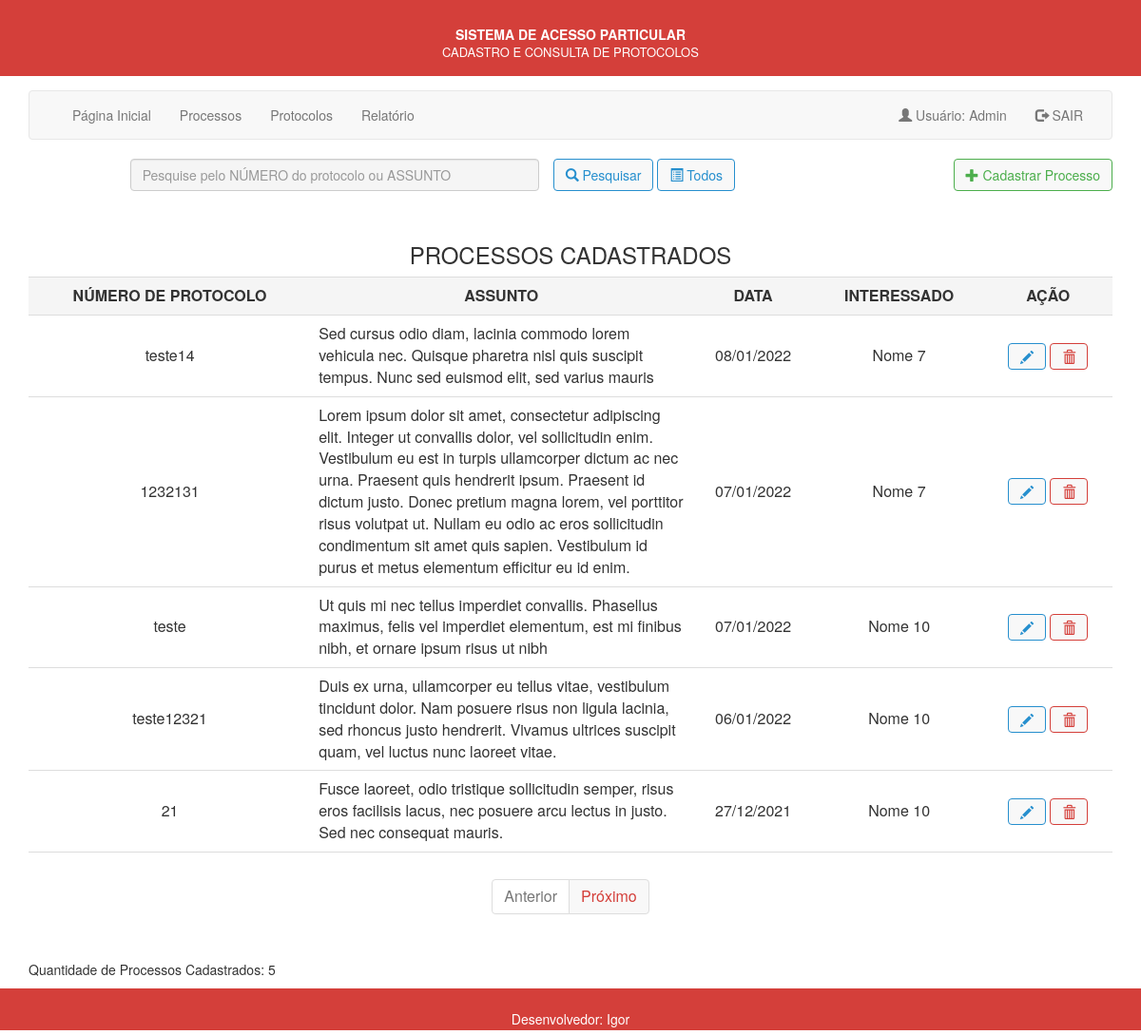
The page /processo.php?pg=1 (signed in) on the database as committed earlier.
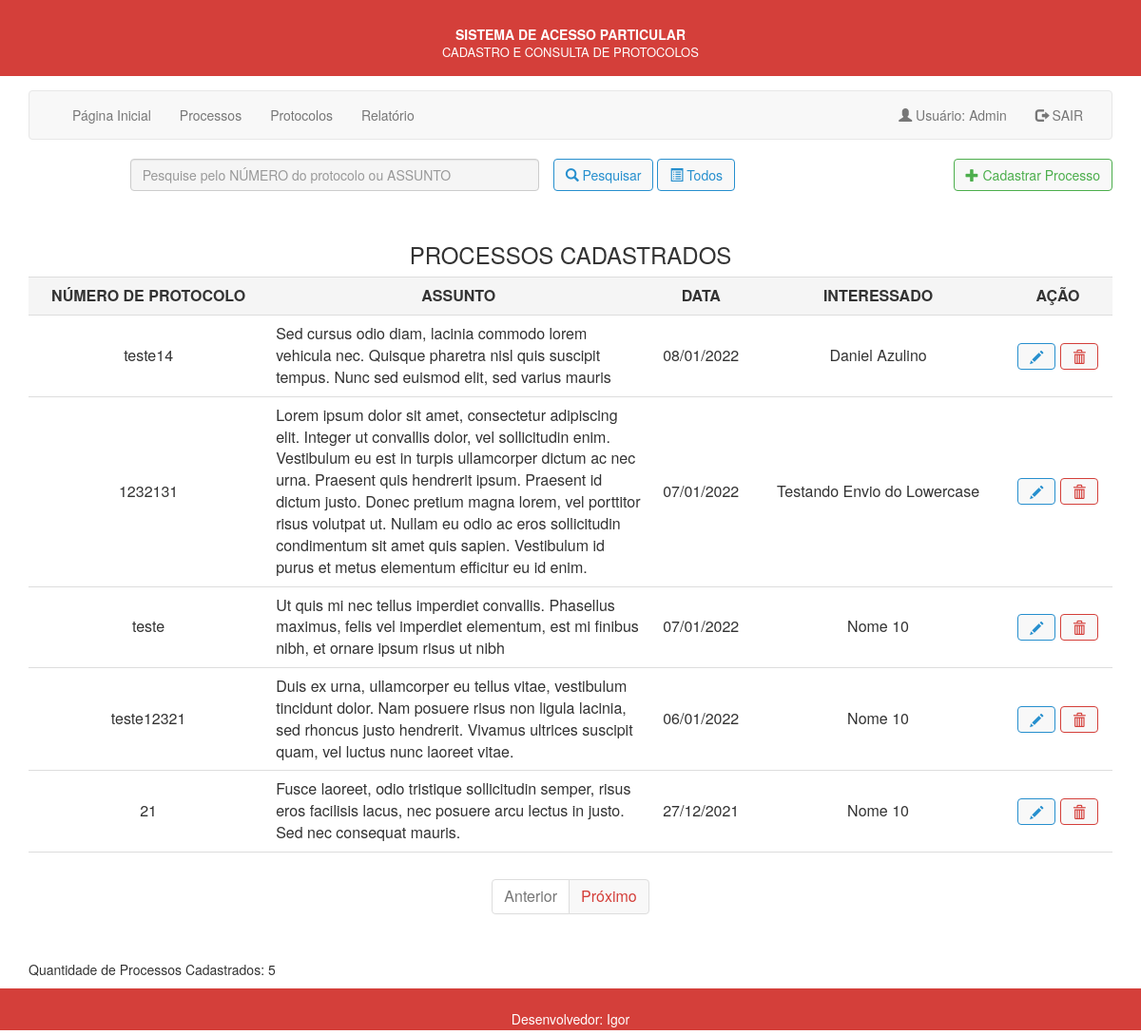
The same page on the database as committed later.
### tables this page shows
CREATE TABLE `tab_processos` (
  `id` int(11) NOT NULL,
  `nprotocolo` varchar(20) DEFAULT NULL,
  `assunto` text DEFAULT NULL,
  `data` date DEFAULT NULL,
  `hora` time DEFAULT NULL,
  `destino` varchar(100) DEFAULT NULL,
  `interessado` varchar(100) DEFAULT NULL,
  `arquivo` varchar(50) DEFAULT NULL
);

### Utils.php (called while the page is built, shortened)
<?php
function getListaPaginada($lista, $quantPorPag)
{
    $sizeList = (is_array($lista) ? sizeof($lista) : 0);
    if ($sizeList > 0) {
        return array_chunk($lista, $quantPorPag);
    } else return ['erro' => true, 'mensagem' => 'A lista n�«ªo pode ser paginada!'];
}

### processo.php (the view, shortened to what this page needs)
<?php
require 'Utils.php';
$termo = (isset($_GET['termo'])) ? $_GET['termo'] : '';
$page = $_GET['pg'];
if (empty($termo)):
	$conexao = conexao::getInstance();
	$sql = 'SELECT id, nprotocolo, assunto, data, hora, destino, interessado, arquivo FROM tab_processos ORDER BY data DESC, hora DESC';
	$stm = $conexao->prepare($sql);
	$stm->execute();
	$processos = $stm->fetchAll(PDO::FETCH_OBJ);
endif;
?>
<?php include 'header.php';?>
<!DOCTYPE html>
<html>
<head>
	<link rel="stylesheet" type="text/css" href="css/css/bootstrap.min.css">
	<link rel="stylesheet" type="text/css" href="css/bootstrap.min.css">
	<link rel="stylesheet" type="text/css" href="css/estilo.css">
</head>
<body>
	<div class='container'>
		<fieldset>
			<form action="" method="get" id='form-contato' class="form-horizontal col-md-10">
				<label class="col-md-1 control-label" for="termo"></label>
				<div class='col-md-6'>
			    	<input type="text" class="form-control" id="termo" name="termo" placeholder="Pesquise pelo NÚMERO do protocolo ou ASSUNTO">
				</div>
			    <button type="submit" class="btn btn-primary"><span class="glyphicon glyphicon-search"></span> Pesquisar</button>
			    <a href='processo.php' class="btn btn-primary"><span class="glyphicon glyphicon-list-alt"></span> Todos</a>
			</form>
			<a href='cadastro.php' class="btn btn-success pull-right"><span class="glyphicon glyphicon-plus"> </span>  Cadastrar Processo</a>
			<br />
			<?php
			if (!empty($processos)) {
            $processosPag = getListaPaginada($processos, 10);
            $pages = sizeof($processosPag);
            ?>
			<h3 style="text-align:center;">PROCESSOS CADASTRADOS</h3>
				<table class="table table-hover">
					<tr class='active'>
						<th>NÚMERO DE PROTOCOLO</th>
						<th>ASSUNTO</th>
						<th>DATA</th>
						<th>INTERESSADO</th>
						<th>AÇÃO</th>
					</tr>
					<?php
						foreach ($processosPag[$page - 1] as $processo) {
                    ?>
                    <tr>
							<td><?=$processo->nprotocolo?></td>
							<td class="p-assunto"><?=$processo->assunto?></td>
							<td><?php echo date('d/m/Y', strtotime($processo->data));?></td>
							<td><?=$processo->interessado?></td>
							<td>
							<a href='editar.php?id=<?=$processo->id?>' class="btn btn-primary" title="Editar processo"> <span class="glyphicon glyphicon-pencil"></span> </a>
								<a href='javascript:void(0)' class="btn btn-danger link_exclusao" rel="<?=$processo->id?>" title="Excluir processo"><span class="glyphicon glyphicon-trash"></span> </a>
							</td>
						</tr>
                    <?php
                }
                ?>
				<td colspan="6">
				<nav aria-label="paginacao">
					  <ul class="pagination">
						<?php
                                $back = ($page > 1 ? '' : "class='disabled' ");
                                ?>
						<li <?= $back ?> class="page-item"><a class="page-link" href="?pg=<?php echo($page > 1 ? $page - 1 : $page); ?>">Anterior</a></li>
						<li class="page-item"><a class="page-link" href="?pg=<?php echo($page < $pages ? $page + 1 : $page); ?>">Próximo</a></li>
					  </ul>
				</nav>
				</td>
				</table>
		<?php } else { ?>
				<h3 class="text-center text-primary">Não existem processos cadastrados!</h3>
		<?php } ?>
		<th class="col-md-4">Quantidade de Processos Cadastrados:
                <?php
				$conexao = conexao::getInstance();
				$sql = ('SELECT COUNT(*) FROM tab_processos');
				$stm = $conexao->prepare($sql);
				$stm->execute();
                $contador = (int) $stm->fetchColumn(0);
                if ($contador > 0) {
                    echo " $contador <br />";
                }
                ?>
		</th>
		</fieldset>
	</div>
<?php include 'footer.php'; ?>
</body>
</html>

### header.php (shortened to what this page needs)
<div class="form-group" style="text-align:center; height: 80px; background-color: #d43f3a; color:#FFF; padding: 2px;">
    <section>
        <article style="font-weight: bold; font-size:14px; padding-top:4px;">
		<br /> SISTEMA DE ACESSO PARTICULAR <br>
        </article>
        <article style="font-size:13px;"> CADASTRO E CONSULTA DE PROTOCOLOS <br>
        </article>
    </section>
</div>
<div class="container">
<nav class="navbar navbar-default">
	<div class="container-fluid">
	<div class="collapse navbar-collapse" id="bs-example-navbar-collapse-1">
	<ul class="nav navbar-nav">
	<li><a href="index.php">Página Inicial</a></li>
	<li><a href="processo.php">Processos  <span class="sr-only"></span></a></li>
	<li><a href="protocolo.php">Protocolos  <span class="sr-only"></span></a></li>
	<li><a href="relatorio.php"> Relatório <span class="sr-only"></span></a></li>
	</ul>
	<ul class="nav navbar-nav navbar-right">
	<li><a href="painel.php"><span class="glyphicon glyphicon-user"></span> Usuário: <?php echo $_SESSION['user_name']; ?> </a> </li>
	<li><a href="logout.php"><span class="glyphicon glyphicon-log-out"></span> SAIR</a></li>
	  </ul>
	</div>
	</div>
	</nav>
</div>

### footer.php
<div class="form-group" style="font-size: 14px; text-align:center; background-color: #d43f3a; color:#FFF; padding: 2px; margin-top: 10px; margin-bottom: 5px; ">
    <br />
     Desenvolvedor: Igor
     <br />
</div>

### css/estilo.css (style rules this page uses)
.table .table-bordered, tr, th { text-align:center; vertical-align: middle; }
.p-assunto { width: 400px; text-align:left; }

Rows that differ between the two databases and show on the page:
changed tab_processos "teste14": interessado "Nome 7" → "Daniel Azulino"
changed tab_processos: interessado "Nome 7" → "Testando Envio do Lowercase"
